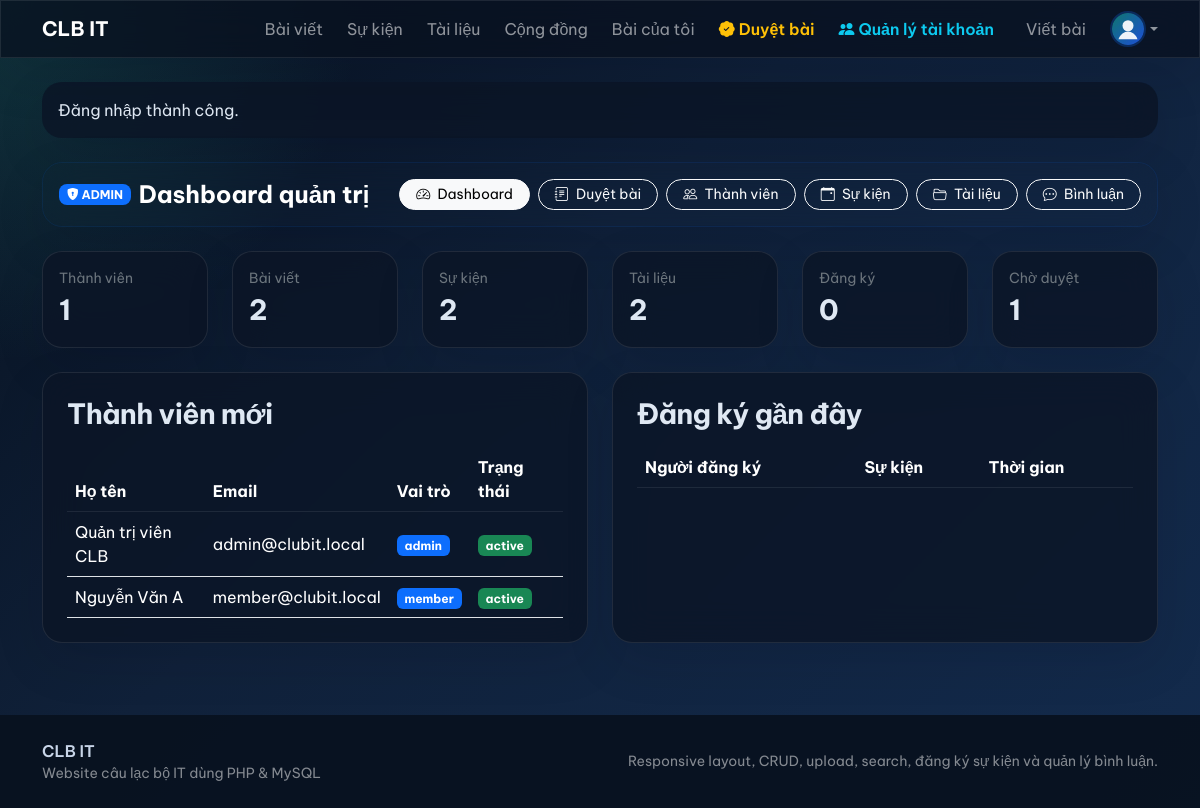
/admin/index.php (signed in), run on the app's committed database.
### tables this page shows
CREATE TABLE users (
    id INT AUTO_INCREMENT PRIMARY KEY,
    fullname VARCHAR(100) NOT NULL,
    email VARCHAR(120) NOT NULL UNIQUE,
    password VARCHAR(255) NOT NULL,
    avatar VARCHAR(255) NULL,
    bio TEXT NULL,
    skills VARCHAR(255) NULL,
    role ENUM('admin', 'member') NOT NULL DEFAULT 'member',
    status ENUM('active', 'locked') NOT NULL DEFAULT 'active',
    created_at TIMESTAMP DEFAULT CURRENT_TIMESTAMP,
    updated_at TIMESTAMP DEFAULT CURRENT_TIMESTAMP ON UPDATE CURRENT_TIMESTAMP,
    INDEX idx_users_role_status (role, status)
);

### config/database.php (called while the page is built, shortened)
<?php
function db(): PDO
{
    static $pdo = null;
    if ($pdo instanceof PDO) {
        return $pdo;
    }
    $dsn = 'mysql:host=' . DB_HOST . ';dbname=' . DB_NAME . ';charset=utf8mb4';
    $pdo = new PDO($dsn, DB_USER, DB_PASS, [
        PDO::ATTR_ERRMODE => PDO::ERRMODE_EXCEPTION,
        PDO::ATTR_DEFAULT_FETCH_MODE => PDO::FETCH_ASSOC,
        PDO::ATTR_EMULATE_PREPARES => false,
    ]);
    return $pdo;
}

### includes/functions.php (called while the page is built, shortened)
<?php
function e(?string $value): string
{
    return htmlspecialchars((string) $value, ENT_QUOTES, 'UTF-8');
}
function badge_class_for_status(string $status): string
{
    return match ($status) {
        'active', 'published', 'approved' => 'text-bg-success',
        'locked', 'draft', 'pending' => 'text-bg-warning',
        'archived', 'spam' => 'text-bg-secondary',
        default => 'text-bg-primary',
    };
}

### admin/index.php (the view, shortened to what this page needs)
<?php
require_once __DIR__ . '/../config/database.php';
require_once __DIR__ . '/../includes/functions.php';
$stats = [
    'members' => (int) db()->query("SELECT COUNT(*) FROM users WHERE role = 'member'")->fetchColumn(),
    'posts' => (int) db()->query('SELECT COUNT(*) FROM posts')->fetchColumn(),
    'events' => (int) db()->query('SELECT COUNT(*) FROM events')->fetchColumn(),
    'documents' => (int) db()->query('SELECT COUNT(*) FROM documents')->fetchColumn(),
    'registrations' => (int) db()->query('SELECT COUNT(*) FROM event_registrations')->fetchColumn(),
    'comments' => (int) db()->query("SELECT COUNT(*) FROM comments WHERE status = 'pending'")->fetchColumn(),
];
$recentUsers = db()->query('SELECT fullname, email, role, status, created_at FROM users ORDER BY created_at DESC LIMIT 5')->fetchAll();
require_once __DIR__ . '/../includes/header.php';
?>
<div class="row g-4 mb-4">
    <div class="col-md-4 col-xl-2">
        <div class="clubit-card p-3 h-100">
            <div class="text-secondary small">Thành viên</div>
            <div class="fs-3 fw-bold"><?php echo e((string) $stats['members']); ?></div>
        </div>
    </div>
    <div class="col-md-4 col-xl-2">
        <div class="clubit-card p-3 h-100">
            <div class="text-secondary small">Bài viết</div>
            <div class="fs-3 fw-bold"><?php echo e((string) $stats['posts']); ?></div>
        </div>
    </div>
    <div class="col-md-4 col-xl-2">
        <div class="clubit-card p-3 h-100">
            <div class="text-secondary small">Sự kiện</div>
            <div class="fs-3 fw-bold"><?php echo e((string) $stats['events']); ?></div>
        </div>
    </div>
    <div class="col-md-4 col-xl-2">
        <div class="clubit-card p-3 h-100">
            <div class="text-secondary small">Tài liệu</div>
            <div class="fs-3 fw-bold"><?php echo e((string) $stats['documents']); ?></div>
        </div>
    </div>
    <div class="col-md-4 col-xl-2">
        <div class="clubit-card p-3 h-100">
            <div class="text-secondary small">Đăng ký</div>
            <div class="fs-3 fw-bold"><?php echo e((string) $stats['registrations']); ?></div>
        </div>
    </div>
    <div class="col-md-4 col-xl-2">
        <div class="clubit-card p-3 h-100">
            <div class="text-secondary small">Chờ duyệt</div>
            <div class="fs-3 fw-bold"><?php echo e((string) $stats['comments']); ?></div>
        </div>
    </div>
</div>
<div class="row g-4">
    <div class="col-lg-6">
        <div class="clubit-card p-4 h-100">
            <h3 class="section-title mb-3">Thành viên mới</h3>
            <div class="table-responsive">
                <table class="table table-clubit align-middle mb-0">
                    <thead>
                        <tr>
                            <th class="text-white">Họ tên</th>
                            <th class="text-white">Email</th>
                            <th class="text-white">Vai trò</th>
                            <th class="text-white">Trạng thái</th>
                        </tr>
                    </thead>
                    <tbody>
                        <?php foreach ($recentUsers as $user): ?>
                            <tr>
                                <td class="text-white"><?php echo e($user['fullname']); ?></td>
                                <td class="text-white"><?php echo e($user['email']); ?></td>
                                <td><span class="badge text-bg-primary"><?php echo e($user['role']); ?></span></td>
                                <td><span class="badge <?php echo e(badge_class_for_status($user['status'])); ?>"><?php echo e($user['status']); ?></span></td>
                            </tr>
                        <?php endforeach; ?>
                    </tbody>
                </table>
            </div>
        </div>
    </div>
    <div class="col-lg-6">
        <div class="clubit-card p-4 h-100">
            <h3 class="section-title mb-3">Đăng ký gần đây</h3>
            <div class="table-responsive">
                <table class="table table-clubit align-middle mb-0">
                    <thead>
                        <tr>
                            <th class="text-white">Người đăng ký</th>
                            <th class="text-white">Sự kiện</th>
                            <th class="text-white">Thời gian</th>
                        </tr>
                    </thead>
                </table>
            </div>
        </div>
    </div>
</div>
<?php require_once __DIR__ . '/../includes/footer.php'; ?>

### assets/css/app.css (style rules this page uses)
:root, [data-theme="dark"] { --clubit-bg: #07111f; --clubit-bg-gradient: radial-gradient(circle at top left, rgba(54, 194, 180, 0.2), transparent 25%), linear-gradient(135deg, #07111f 0%, #10213a 42%, #132b4d 100%); --clubit-surface: rgba(12, 21, 39, 0.84); --clubit-card: rgba(12, 21, 39, 0.82); --clubit-accent: #36c2b4; --clubit-accent-2: #1d4ed8; --clubit-text: #dfe8f3; --clubit-muted: #93a4ba; --clubit-border: rgba(255, 255, 255, 0.09); --clubit-nav-bg: rgba(8, 17, 31, 0.76); --clubit-dropdown-bg: #0c1527; --clubit-dropdown-color: #dfe8f3; --clubit-dropdown-border: rgba(255, 255, 255, 0.09); --clubit-dropdown-hover-bg: rgba(54, 194, 180, 0.16); --clubit-input-bg: rgba(255, 255, 255, 0.05); --clubit-input-border: rgba(255, 255, 255, 0.09); --clubit-input-color: #ffffff; --clubit-chat-msg-other: rgba(255, 255, 255, 0.05); --clubit-chat-msg-mine: rgba(54, 194, 180, 0.12); --clubit-chat-msg-other-border: rgba(255, 255, 255, 0.08); --clubit-chat-msg-mine-border: rgba(54, 194, 180, 0.22); }
* { box-sizing: border-box; }
body { font-family: 'Be Vietnam Pro', sans-serif; background: var(--clubit-bg-gradient); color: var(--clubit-text); transition: background 0.3s ease, color 0.3s ease; display: flex; flex-direction: column; min-height: 100vh; }
body.clubit-logged-in { background: var(--clubit-bg-gradient); color: var(--clubit-text); }
.navbar-glass, .clubit-card, .clubit-panel, .sidebar-glass { backdrop-filter: blur(18px); border: 1px solid var(--clubit-border); box-shadow: 0 18px 50px rgba(2, 8, 23, 0.12); transition: border-color 0.3s ease, box-shadow 0.3s ease; }
.clubit-card, .clubit-panel { background: var(--clubit-card); border-radius: 1.25rem; color: var(--clubit-text); }
.section-title { font-weight: 700; letter-spacing: -0.02em; }
.table-clubit { --bs-table-bg: transparent; color: inherit; }
.table-clubit thead th { color: white !important; border-bottom-color: rgba(255, 255, 255, 0.08); }
.table-clubit tbody td { color: white !important; }
body.clubit-logged-in .table-clubit tbody tr td { color: white !important; }
body.clubit-logged-in .table-clubit thead th { color: white !important; }

### data on the page
users: fullname "Quản trị viên CLB", email "admin@clubit.local", role "admin", status "active"
users: fullname "Nguyễn Văn A", email "member@clubit.local", role "member", status "active"

### other printed values
APP_NAME "CLB IT"
$flash['message'] "Đăng nhập thành công."
$pageTitle "Dashboard quản trị"
$stats['members'] "1"
$stats['posts'] "2"
$stats['events'] "2"
$stats['documents'] "2"
$stats['registrations'] "0"
$stats['comments'] "1"
